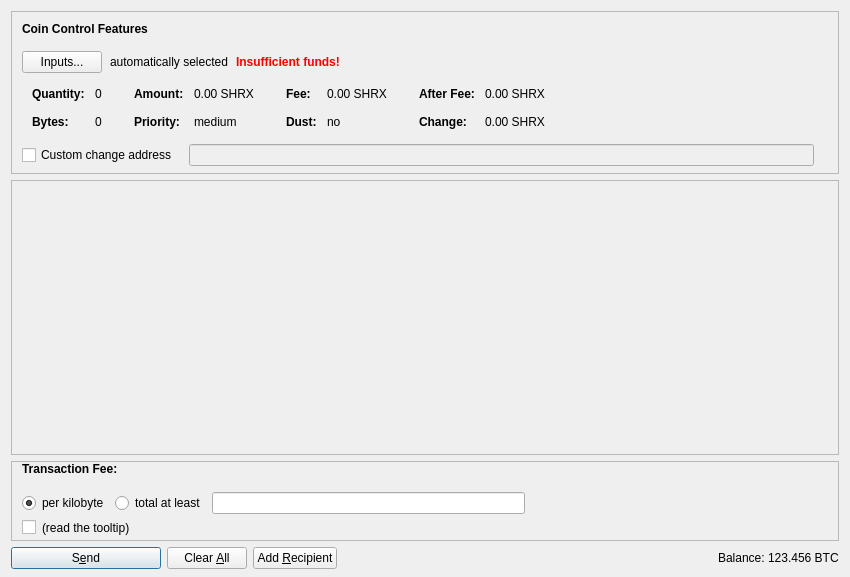
<?xml version="1.0" encoding="UTF-8"?>
<ui version="4.0">
 <class>SendCoinsDialog</class>
 <widget class="QDialog" name="SendCoinsDialog">
  <property name="geometry">
   <rect>
    <x>0</x>
    <y>0</y>
    <width>850</width>
    <height>577</height>
   </rect>
  </property>
  <property name="windowTitle">
   <string>Send Coins</string>
  </property>
  <layout class="QVBoxLayout" name="verticalLayout" stretch="0,1,0,0">
   <property name="bottomMargin">
    <number>8</number>
   </property>
   <item>
    <widget class="QFrame" name="frameCoinControl">
     <property name="sizePolicy">
      <sizepolicy hsizetype="Expanding" vsizetype="Expanding">
       <horstretch>0</horstretch>
       <verstretch>0</verstretch>
      </sizepolicy>
     </property>
     <property name="maximumSize">
      <size>
       <width>16777215</width>
       <height>16777215</height>
      </size>
     </property>
     <property name="frameShape">
      <enum>QFrame::StyledPanel</enum>
     </property>
     <property name="frameShadow">
      <enum>QFrame::Sunken</enum>
     </property>
     <layout class="QVBoxLayout" name="verticalLayoutCoinControl2">
      <property name="spacing">
       <number>0</number>
      </property>
      <property name="leftMargin">
       <number>0</number>
      </property>
      <property name="topMargin">
       <number>0</number>
      </property>
      <property name="rightMargin">
       <number>0</number>
      </property>
      <property name="bottomMargin">
       <number>6</number>
      </property>
      <item>
       <layout class="QVBoxLayout" name="verticalLayoutCoinControl" stretch="0,0,0,0,1">
        <property name="spacing">
         <number>0</number>
        </property>
        <property name="leftMargin">
         <number>10</number>
        </property>
        <property name="topMargin">
         <number>10</number>
        </property>
        <item>
         <layout class="QHBoxLayout" name="horizontalLayoutCoinControl1">
          <property name="bottomMargin">
           <number>15</number>
          </property>
          <item>
           <widget class="QLabel" name="labelCoinControlFeatures">
            <property name="sizePolicy">
             <sizepolicy hsizetype="Preferred" vsizetype="Maximum">
              <horstretch>0</horstretch>
              <verstretch>0</verstretch>
             </sizepolicy>
            </property>
            <property name="font">
             <font>
              <weight>75</weight>
              <bold>true</bold>
             </font>
            </property>
            <property name="styleSheet">
             <string notr="true">font-weight:bold;</string>
            </property>
            <property name="text">
             <string>Coin Control Features</string>
            </property>
           </widget>
          </item>
         </layout>
        </item>
        <item>
         <layout class="QHBoxLayout" name="horizontalLayoutCoinControl2" stretch="0,0,0,0">
          <property name="spacing">
           <number>8</number>
          </property>
          <property name="bottomMargin">
           <number>10</number>
          </property>
          <item>
           <widget class="QPushButton" name="pushButtonCoinControl">
            <property name="styleSheet">
             <string notr="true"/>
            </property>
            <property name="text">
             <string>Inputs...</string>
            </property>
            <property name="autoDefault">
             <bool>false</bool>
            </property>
           </widget>
          </item>
          <item>
           <widget class="QLabel" name="labelCoinControlAutomaticallySelected">
            <property name="text">
             <string>automatically selected</string>
            </property>
            <property name="margin">
             <number>5</number>
            </property>
           </widget>
          </item>
          <item>
           <widget class="QLabel" name="labelCoinControlInsuffFunds">
            <property name="font">
             <font>
              <weight>75</weight>
              <bold>true</bold>
             </font>
            </property>
            <property name="styleSheet">
             <string notr="true">color:red;font-weight:bold;</string>
            </property>
            <property name="text">
             <string>Insufficient funds!</string>
            </property>
            <property name="margin">
             <number>5</number>
            </property>
           </widget>
          </item>
          <item>
           <spacer name="horizontalSpacerCoinControl">
            <property name="orientation">
             <enum>Qt::Horizontal</enum>
            </property>
            <property name="sizeHint" stdset="0">
             <size>
              <width>40</width>
              <height>1</height>
             </size>
            </property>
           </spacer>
          </item>
         </layout>
        </item>
        <item>
         <widget class="QWidget" name="widgetCoinControl" native="true">
          <property name="sizePolicy">
           <sizepolicy hsizetype="Preferred" vsizetype="Preferred">
            <horstretch>0</horstretch>
            <verstretch>0</verstretch>
           </sizepolicy>
          </property>
          <property name="minimumSize">
           <size>
            <width>0</width>
            <height>0</height>
           </size>
          </property>
          <property name="styleSheet">
           <string notr="true"/>
          </property>
          <layout class="QHBoxLayout" name="horizontalLayoutCoinControl5">
           <property name="leftMargin">
            <number>0</number>
           </property>
           <property name="topMargin">
            <number>0</number>
           </property>
           <property name="rightMargin">
            <number>0</number>
           </property>
           <property name="bottomMargin">
            <number>0</number>
           </property>
           <item>
            <layout class="QHBoxLayout" name="horizontalLayoutCoinControl3" stretch="0,0,0,1">
             <property name="spacing">
              <number>20</number>
             </property>
             <property name="topMargin">
              <number>0</number>
             </property>
             <property name="bottomMargin">
              <number>10</number>
             </property>
             <item>
              <layout class="QFormLayout" name="formLayoutCoinControl1">
               <property name="horizontalSpacing">
                <number>10</number>
               </property>
               <property name="verticalSpacing">
                <number>14</number>
               </property>
               <property name="leftMargin">
                <number>10</number>
               </property>
               <property name="topMargin">
                <number>4</number>
               </property>
               <property name="rightMargin">
                <number>6</number>
               </property>
               <item row="0" column="0">
                <widget class="QLabel" name="labelCoinControlQuantityText">
                 <property name="font">
                  <font>
                   <weight>75</weight>
                   <bold>true</bold>
                  </font>
                 </property>
                 <property name="text">
                  <string>Quantity:</string>
                 </property>
                 <property name="margin">
                  <number>0</number>
                 </property>
                </widget>
               </item>
               <item row="0" column="1">
                <widget class="QLabel" name="labelCoinControlQuantity">
                 <property name="cursor">
                  <cursorShape>IBeamCursor</cursorShape>
                 </property>
                 <property name="contextMenuPolicy">
                  <enum>Qt::ActionsContextMenu</enum>
                 </property>
                 <property name="text">
                  <string notr="true">0</string>
                 </property>
                 <property name="margin">
                  <number>0</number>
                 </property>
                 <property name="textInteractionFlags">
                  <set>Qt::LinksAccessibleByMouse|Qt::TextSelectableByKeyboard|Qt::TextSelectableByMouse</set>
                 </property>
                </widget>
               </item>
               <item row="1" column="0">
                <widget class="QLabel" name="labelCoinControlBytesText">
                 <property name="font">
                  <font>
                   <weight>75</weight>
                   <bold>true</bold>
                  </font>
                 </property>
                 <property name="text">
                  <string>Bytes:</string>
                 </property>
                </widget>
               </item>
               <item row="1" column="1">
                <widget class="QLabel" name="labelCoinControlBytes">
                 <property name="cursor">
                  <cursorShape>IBeamCursor</cursorShape>
                 </property>
                 <property name="contextMenuPolicy">
                  <enum>Qt::ActionsContextMenu</enum>
                 </property>
                 <property name="text">
                  <string notr="true">0</string>
                 </property>
                 <property name="textInteractionFlags">
                  <set>Qt::LinksAccessibleByMouse|Qt::TextSelectableByKeyboard|Qt::TextSelectableByMouse</set>
                 </property>
                </widget>
               </item>
              </layout>
             </item>
             <item>
              <layout class="QFormLayout" name="formLayoutCoinControl2">
               <property name="horizontalSpacing">
                <number>10</number>
               </property>
               <property name="verticalSpacing">
                <number>14</number>
               </property>
               <property name="leftMargin">
                <number>6</number>
               </property>
               <property name="topMargin">
                <number>4</number>
               </property>
               <property name="rightMargin">
                <number>6</number>
               </property>
               <item row="0" column="0">
                <widget class="QLabel" name="labelCoinControlAmountText">
                 <property name="font">
                  <font>
                   <weight>75</weight>
                   <bold>true</bold>
                  </font>
                 </property>
                 <property name="text">
                  <string>Amount:</string>
                 </property>
                 <property name="margin">
                  <number>0</number>
                 </property>
                </widget>
               </item>
               <item row="0" column="1">
                <widget class="QLabel" name="labelCoinControlAmount">
                 <property name="cursor">
                  <cursorShape>IBeamCursor</cursorShape>
                 </property>
                 <property name="contextMenuPolicy">
                  <enum>Qt::ActionsContextMenu</enum>
                 </property>
                 <property name="text">
                  <string notr="true">0.00 SHRX</string>
                 </property>
                 <property name="textInteractionFlags">
                  <set>Qt::LinksAccessibleByMouse|Qt::TextSelectableByKeyboard|Qt::TextSelectableByMouse</set>
                 </property>
                </widget>
               </item>
               <item row="1" column="0">
                <widget class="QLabel" name="labelCoinControlPriorityText">
                 <property name="font">
                  <font>
                   <weight>75</weight>
                   <bold>true</bold>
                  </font>
                 </property>
                 <property name="text">
                  <string>Priority:</string>
                 </property>
                </widget>
               </item>
               <item row="1" column="1">
                <widget class="QLabel" name="labelCoinControlPriority">
                 <property name="cursor">
                  <cursorShape>IBeamCursor</cursorShape>
                 </property>
                 <property name="contextMenuPolicy">
                  <enum>Qt::ActionsContextMenu</enum>
                 </property>
                 <property name="text">
                  <string notr="true">medium</string>
                 </property>
                 <property name="textInteractionFlags">
                  <set>Qt::LinksAccessibleByMouse|Qt::TextSelectableByKeyboard|Qt::TextSelectableByMouse</set>
                 </property>
                </widget>
               </item>
              </layout>
             </item>
             <item>
              <layout class="QFormLayout" name="formLayoutCoinControl3">
               <property name="horizontalSpacing">
                <number>10</number>
               </property>
               <property name="verticalSpacing">
                <number>14</number>
               </property>
               <property name="leftMargin">
                <number>6</number>
               </property>
               <property name="topMargin">
                <number>4</number>
               </property>
               <property name="rightMargin">
                <number>6</number>
               </property>
               <item row="0" column="0">
                <widget class="QLabel" name="labelCoinControlFeeText">
                 <property name="font">
                  <font>
                   <weight>75</weight>
                   <bold>true</bold>
                  </font>
                 </property>
                 <property name="text">
                  <string>Fee:</string>
                 </property>
                 <property name="margin">
                  <number>0</number>
                 </property>
                </widget>
               </item>
               <item row="0" column="1">
                <widget class="QLabel" name="labelCoinControlFee">
                 <property name="cursor">
                  <cursorShape>IBeamCursor</cursorShape>
                 </property>
                 <property name="contextMenuPolicy">
                  <enum>Qt::ActionsContextMenu</enum>
                 </property>
                 <property name="text">
                  <string notr="true">0.00 SHRX</string>
                 </property>
                 <property name="textInteractionFlags">
                  <set>Qt::LinksAccessibleByMouse|Qt::TextSelectableByKeyboard|Qt::TextSelectableByMouse</set>
                 </property>
                </widget>
               </item>
               <item row="1" column="0">
                <widget class="QLabel" name="labelCoinControlLowOutputText">
                 <property name="font">
                  <font>
                   <weight>75</weight>
                   <bold>true</bold>
                  </font>
                 </property>
                 <property name="text">
                  <string>Dust:</string>
                 </property>
                </widget>
               </item>
               <item row="1" column="1">
                <widget class="QLabel" name="labelCoinControlLowOutput">
                 <property name="cursor">
                  <cursorShape>IBeamCursor</cursorShape>
                 </property>
                 <property name="contextMenuPolicy">
                  <enum>Qt::ActionsContextMenu</enum>
                 </property>
                 <property name="text">
                  <string notr="true">no</string>
                 </property>
                 <property name="textInteractionFlags">
                  <set>Qt::LinksAccessibleByMouse|Qt::TextSelectableByKeyboard|Qt::TextSelectableByMouse</set>
                 </property>
                </widget>
               </item>
              </layout>
             </item>
             <item>
              <layout class="QFormLayout" name="formLayoutCoinControl4">
               <property name="horizontalSpacing">
                <number>10</number>
               </property>
               <property name="verticalSpacing">
                <number>14</number>
               </property>
               <property name="leftMargin">
                <number>6</number>
               </property>
               <property name="topMargin">
                <number>4</number>
               </property>
               <property name="rightMargin">
                <number>6</number>
               </property>
               <item row="0" column="0">
                <widget class="QLabel" name="labelCoinControlAfterFeeText">
                 <property name="font">
                  <font>
                   <weight>75</weight>
                   <bold>true</bold>
                  </font>
                 </property>
                 <property name="text">
                  <string>After Fee:</string>
                 </property>
                 <property name="margin">
                  <number>0</number>
                 </property>
                </widget>
               </item>
               <item row="0" column="1">
                <widget class="QLabel" name="labelCoinControlAfterFee">
                 <property name="cursor">
                  <cursorShape>IBeamCursor</cursorShape>
                 </property>
                 <property name="contextMenuPolicy">
                  <enum>Qt::ActionsContextMenu</enum>
                 </property>
                 <property name="text">
                  <string notr="true">0.00 SHRX</string>
                 </property>
                 <property name="textInteractionFlags">
                  <set>Qt::LinksAccessibleByMouse|Qt::TextSelectableByKeyboard|Qt::TextSelectableByMouse</set>
                 </property>
                </widget>
               </item>
               <item row="1" column="0">
                <widget class="QLabel" name="labelCoinControlChangeText">
                 <property name="font">
                  <font>
                   <weight>75</weight>
                   <bold>true</bold>
                  </font>
                 </property>
                 <property name="text">
                  <string>Change:</string>
                 </property>
                </widget>
               </item>
               <item row="1" column="1">
                <widget class="QLabel" name="labelCoinControlChange">
                 <property name="cursor">
                  <cursorShape>IBeamCursor</cursorShape>
                 </property>
                 <property name="contextMenuPolicy">
                  <enum>Qt::ActionsContextMenu</enum>
                 </property>
                 <property name="text">
                  <string notr="true">0.00 SHRX</string>
                 </property>
                 <property name="textInteractionFlags">
                  <set>Qt::LinksAccessibleByMouse|Qt::TextSelectableByKeyboard|Qt::TextSelectableByMouse</set>
                 </property>
                </widget>
               </item>
              </layout>
             </item>
            </layout>
           </item>
          </layout>
         </widget>
        </item>
        <item>
         <layout class="QHBoxLayout" name="horizontalLayoutCoinControl4" stretch="0,0,0">
          <property name="spacing">
           <number>12</number>
          </property>
          <property name="sizeConstraint">
           <enum>QLayout::SetDefaultConstraint</enum>
          </property>
          <property name="topMargin">
           <number>5</number>
          </property>
          <property name="rightMargin">
           <number>5</number>
          </property>
          <item>
           <widget class="QCheckBox" name="checkBoxCoinControlChange">
            <property name="toolTip">
             <string>If this is activated, but the change address is empty or invalid, change will be sent to a newly generated address.</string>
            </property>
            <property name="text">
             <string>Custom change address</string>
            </property>
           </widget>
          </item>
          <item>
           <widget class="QValidatedLineEdit" name="lineEditCoinControlChange">
            <property name="enabled">
             <bool>false</bool>
            </property>
            <property name="sizePolicy">
             <sizepolicy hsizetype="Expanding" vsizetype="Fixed">
              <horstretch>0</horstretch>
              <verstretch>0</verstretch>
             </sizepolicy>
            </property>
           </widget>
          </item>
          <item>
           <widget class="QLabel" name="labelCoinControlChangeLabel">
            <property name="sizePolicy">
             <sizepolicy hsizetype="Preferred" vsizetype="Expanding">
              <horstretch>0</horstretch>
              <verstretch>0</verstretch>
             </sizepolicy>
            </property>
            <property name="minimumSize">
             <size>
              <width>0</width>
              <height>0</height>
             </size>
            </property>
            <property name="text">
             <string/>
            </property>
            <property name="margin">
             <number>3</number>
            </property>
           </widget>
          </item>
         </layout>
        </item>
        <item>
         <spacer name="verticalSpacerCoinControl">
          <property name="orientation">
           <enum>Qt::Vertical</enum>
          </property>
          <property name="sizeHint" stdset="0">
           <size>
            <width>800</width>
            <height>1</height>
           </size>
          </property>
         </spacer>
        </item>
       </layout>
      </item>
     </layout>
    </widget>
   </item>
   <item>
    <widget class="QScrollArea" name="scrollArea">
     <property name="widgetResizable">
      <bool>true</bool>
     </property>
     <widget class="QWidget" name="scrollAreaWidgetContents">
      <property name="geometry">
       <rect>
        <x>0</x>
        <y>0</y>
        <width>824</width>
        <height>198</height>
       </rect>
      </property>
      <layout class="QVBoxLayout" name="verticalLayout_2" stretch="0,1">
       <property name="leftMargin">
        <number>0</number>
       </property>
       <property name="topMargin">
        <number>0</number>
       </property>
       <property name="rightMargin">
        <number>0</number>
       </property>
       <property name="bottomMargin">
        <number>0</number>
       </property>
       <item>
        <layout class="QVBoxLayout" name="entries">
         <property name="spacing">
          <number>6</number>
         </property>
        </layout>
       </item>
       <item>
        <spacer name="verticalSpacer">
         <property name="orientation">
          <enum>Qt::Vertical</enum>
         </property>
         <property name="sizeHint" stdset="0">
          <size>
           <width>20</width>
           <height>40</height>
          </size>
         </property>
        </spacer>
       </item>
      </layout>
     </widget>
    </widget>
   </item>
   <item>
    <widget class="QFrame" name="frameFee">
     <property name="enabled">
      <bool>true</bool>
     </property>
     <property name="sizePolicy">
      <sizepolicy hsizetype="Expanding" vsizetype="Expanding">
       <horstretch>0</horstretch>
       <verstretch>0</verstretch>
      </sizepolicy>
     </property>
     <property name="maximumSize">
      <size>
       <width>16777215</width>
       <height>16777215</height>
      </size>
     </property>
     <property name="frameShape">
      <enum>QFrame::StyledPanel</enum>
     </property>
     <property name="frameShadow">
      <enum>QFrame::Sunken</enum>
     </property>
     <layout class="QVBoxLayout" name="verticalLayoutFee1">
      <property name="spacing">
       <number>0</number>
      </property>
      <property name="leftMargin">
       <number>0</number>
      </property>
      <property name="topMargin">
       <number>0</number>
      </property>
      <property name="rightMargin">
       <number>0</number>
      </property>
      <property name="bottomMargin">
       <number>0</number>
      </property>
      <item>
       <layout class="QVBoxLayout" name="verticalLayoutFee2" stretch="0,0,0">
        <property name="spacing">
         <number>0</number>
        </property>
        <property name="sizeConstraint">
         <enum>QLayout::SetMinimumSize</enum>
        </property>
        <property name="leftMargin">
         <number>10</number>
        </property>
        <property name="topMargin">
         <number>0</number>
        </property>
        <item>
         <layout class="QHBoxLayout" name="horizontalLayoutFee1">
          <property name="bottomMargin">
           <number>0</number>
          </property>
          <item>
           <layout class="QVBoxLayout" name="verticalLayoutFee7">
            <property name="spacing">
             <number>0</number>
            </property>
            <item>
             <layout class="QHBoxLayout" name="horizontalLayoutSmartFee">
              <property name="spacing">
               <number>10</number>
              </property>
              <item>
               <widget class="QLabel" name="labelFeeHeadline">
                <property name="sizePolicy">
                 <sizepolicy hsizetype="Preferred" vsizetype="Maximum">
                  <horstretch>0</horstretch>
                  <verstretch>0</verstretch>
                 </sizepolicy>
                </property>
                <property name="font">
                 <font>
                  <weight>75</weight>
                  <bold>true</bold>
                 </font>
                </property>
                <property name="styleSheet">
                 <string notr="true">font-weight:bold;</string>
                </property>
                <property name="text">
                 <string>Transaction Fee:</string>
                </property>
               </widget>
              </item>
             </layout>
            </item>
            <item>
             <spacer name="verticalSpacer_5">
              <property name="orientation">
               <enum>Qt::Vertical</enum>
              </property>
              <property name="sizeHint" stdset="0">
               <size>
                <width>1</width>
                <height>1</height>
               </size>
              </property>
             </spacer>
            </item>
           </layout>
          </item>
          <item>
           <spacer name="horizontalSpacer_4">
            <property name="orientation">
             <enum>Qt::Horizontal</enum>
            </property>
            <property name="sizeHint" stdset="0">
             <size>
              <width>40</width>
              <height>20</height>
             </size>
            </property>
           </spacer>
          </item>
         </layout>
        </item>
        <item>
         <widget class="QFrame" name="frameFeeSelection">
          <layout class="QVBoxLayout" name="verticalLayoutFee12">
           <property name="spacing">
            <number>0</number>
           </property>
           <property name="leftMargin">
            <number>0</number>
           </property>
           <property name="topMargin">
            <number>0</number>
           </property>
           <property name="rightMargin">
            <number>0</number>
           </property>
           <property name="bottomMargin">
            <number>0</number>
           </property>
           <item>
            <layout class="QGridLayout" name="gridLayoutFee">
             <property name="sizeConstraint">
              <enum>QLayout::SetNoConstraint</enum>
             </property>
             <property name="topMargin">
              <number>10</number>
             </property>
             <property name="bottomMargin">
              <number>4</number>
             </property>
             <property name="horizontalSpacing">
              <number>10</number>
             </property>
             <property name="verticalSpacing">
              <number>4</number>
             </property>
             <item row="0" column="0">
              <layout class="QVBoxLayout" name="verticalLayoutFee8">
               <property name="spacing">
                <number>6</number>
               </property>
               <item>
                <layout class="QHBoxLayout" name="horizontalLayoutFee13">
                 <item>
                  <widget class="QRadioButton" name="radioCustomPerKilobyte">
                   <property name="toolTip">
                    <string>If the custom fee is set to 1000 satoshis and the transaction is only 250 bytes, then &quot;per kilobyte&quot; only pays 250 satoshis in fee, while &quot;total at least&quot; pays 1000 satoshis. For transactions bigger than a kilobyte both pay by kilobyte.</string>
                   </property>
                   <property name="text">
                    <string>per kilobyte</string>
                   </property>
                   <property name="checked">
                    <bool>true</bool>
                   </property>
                  </widget>
                 </item>
                 <item>
                  <widget class="QRadioButton" name="radioCustomAtLeast">
                   <property name="toolTip">
                    <string>If the custom fee is set to 1000 satoshis and the transaction is only 250 bytes, then &quot;per kilobyte&quot; only pays 250 satoshis in fee, while &quot;total at least&quot; pays 1000 satoshis. For transactions bigger than a kilobyte both pay by kilobyte.</string>
                   </property>
                   <property name="text">
                    <string>total at least</string>
                   </property>
                  </widget>
                 </item>
                 <item>
                  <widget class="BitcoinAmountField" name="customFee"/>
                 </item>
                 <item>
                  <spacer name="horizontalSpacer_6">
                   <property name="orientation">
                    <enum>Qt::Horizontal</enum>
                   </property>
                   <property name="sizeHint" stdset="0">
                    <size>
                     <width>1</width>
                     <height>1</height>
                    </size>
                   </property>
                  </spacer>
                 </item>
                </layout>
               </item>
               <item>
                <layout class="QHBoxLayout" name="horizontalLayoutFee8">
                 <item>
                  <widget class="QCheckBox" name="checkBoxMinimumFee">
                   <property name="enabled">
                    <bool>true</bool>
                   </property>
                   <property name="toolTip">
                    <string>Paying only the minimum fee is just fine as long as there is less transaction volume than space in the blocks. But be aware that this can end up in a never confirming transaction once there is more demand for ShroudX transactions than the network can process.</string>
                   </property>
                   <property name="text">
                    <string/>
                   </property>
                  </widget>
                 </item>
                 <item>
                  <widget class="QLabel" name="labelMinFeeWarning">
                   <property name="enabled">
                    <bool>true</bool>
                   </property>
                   <property name="toolTip">
                    <string>Paying only the minimum fee is just fine as long as there is less transaction volume than space in the blocks. But be aware that this can end up in a never confirming transaction once there is more demand for ShroudX transactions than the network can process.</string>
                   </property>
                   <property name="text">
                    <string>(read the tooltip)</string>
                   </property>
                   <property name="margin">
                    <number>5</number>
                   </property>
                  </widget>
                 </item>
                 <item>
                  <spacer name="horizontalSpacer_2">
                   <property name="orientation">
                    <enum>Qt::Horizontal</enum>
                   </property>
                   <property name="sizeHint" stdset="0">
                    <size>
                     <width>1</width>
                     <height>1</height>
                    </size>
                   </property>
                  </spacer>
                 </item>
                </layout>
               </item>
              </layout>
             </item>
            </layout>
           </item>
          </layout>
         </widget>
        </item>
        <item>
         <spacer name="verticalSpacerFee">
          <property name="orientation">
           <enum>Qt::Vertical</enum>
          </property>
          <property name="sizeHint" stdset="0">
           <size>
            <width>800</width>
            <height>1</height>
           </size>
          </property>
         </spacer>
        </item>
       </layout>
      </item>
     </layout>
    </widget>
   </item>
   <item>
    <layout class="QHBoxLayout" name="horizontalLayout">
     <item>
      <widget class="QPushButton" name="sendButton">
       <property name="minimumSize">
        <size>
         <width>150</width>
         <height>0</height>
        </size>
       </property>
       <property name="toolTip">
        <string>Confirm the send action</string>
       </property>
       <property name="text">
        <string>S&amp;end</string>
       </property>
       <property name="icon">
        <iconset resource="../bitcoin.qrc">
         <normaloff>:/icons/send</normaloff>:/icons/send</iconset>
       </property>
       <property name="autoDefault">
        <bool>false</bool>
       </property>
       <property name="default">
        <bool>true</bool>
       </property>
      </widget>
     </item>
     <item>
      <widget class="QPushButton" name="clearButton">
       <property name="sizePolicy">
        <sizepolicy hsizetype="Minimum" vsizetype="Fixed">
         <horstretch>0</horstretch>
         <verstretch>0</verstretch>
        </sizepolicy>
       </property>
       <property name="toolTip">
        <string>Clear all fields of the form.</string>
       </property>
       <property name="text">
        <string>Clear &amp;All</string>
       </property>
       <property name="icon">
        <iconset resource="../bitcoin.qrc">
         <normaloff>:/icons/remove</normaloff>:/icons/remove</iconset>
       </property>
       <property name="autoDefault">
        <bool>false</bool>
       </property>
      </widget>
     </item>
     <item>
      <widget class="QPushButton" name="addButton">
       <property name="toolTip">
        <string>Send to multiple recipients at once</string>
       </property>
       <property name="text">
        <string>Add &amp;Recipient</string>
       </property>
       <property name="icon">
        <iconset resource="../bitcoin.qrc">
         <normaloff>:/icons/add</normaloff>:/icons/add</iconset>
       </property>
       <property name="autoDefault">
        <bool>false</bool>
       </property>
      </widget>
     </item>
     <item>
      <spacer name="horizontalSpacer">
       <property name="orientation">
        <enum>Qt::Horizontal</enum>
       </property>
       <property name="sizeHint" stdset="0">
        <size>
         <width>40</width>
         <height>20</height>
        </size>
       </property>
      </spacer>
     </item>
     <item>
      <layout class="QHBoxLayout" name="horizontalLayout_2">
       <property name="spacing">
        <number>3</number>
       </property>
       <item>
        <widget class="QLabel" name="label">
         <property name="sizePolicy">
          <sizepolicy hsizetype="Preferred" vsizetype="Fixed">
           <horstretch>0</horstretch>
           <verstretch>0</verstretch>
          </sizepolicy>
         </property>
         <property name="text">
          <string>Balance:</string>
         </property>
        </widget>
       </item>
       <item>
        <widget class="QLabel" name="labelBalance">
         <property name="sizePolicy">
          <sizepolicy hsizetype="Preferred" vsizetype="Fixed">
           <horstretch>0</horstretch>
           <verstretch>0</verstretch>
          </sizepolicy>
         </property>
         <property name="cursor">
          <cursorShape>IBeamCursor</cursorShape>
         </property>
         <property name="text">
          <string notr="true">123.456 BTC</string>
         </property>
         <property name="textInteractionFlags">
          <set>Qt::LinksAccessibleByMouse|Qt::TextSelectableByKeyboard|Qt::TextSelectableByMouse</set>
         </property>
        </widget>
       </item>
      </layout>
     </item>
    </layout>
   </item>
  </layout>
 </widget>
 <customwidgets>
  <customwidget>
   <class>QValidatedLineEdit</class>
   <extends>QLineEdit</extends>
   <header>qvalidatedlineedit.h</header>
  </customwidget>
  <customwidget>
   <class>BitcoinAmountField</class>
   <extends>QLineEdit</extends>
   <header>bitcoinamountfield.h</header>
   <container>1</container>
  </customwidget>
 </customwidgets>
 <resources>
  <include location="../bitcoin.qrc"/>
 </resources>
 <connections/>
</ui>
